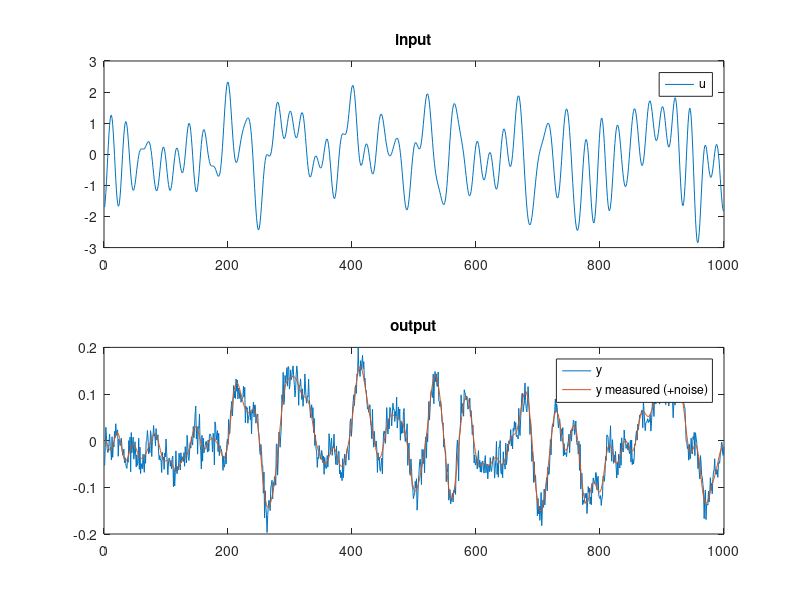
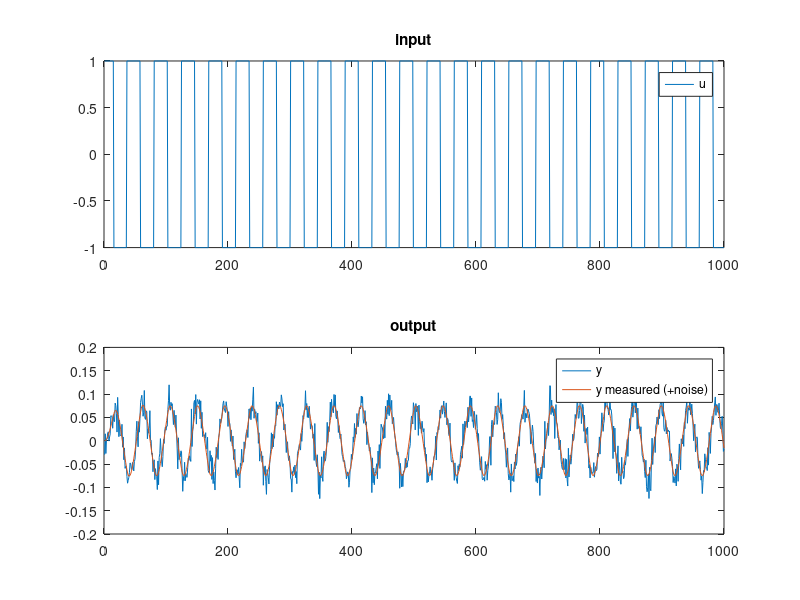
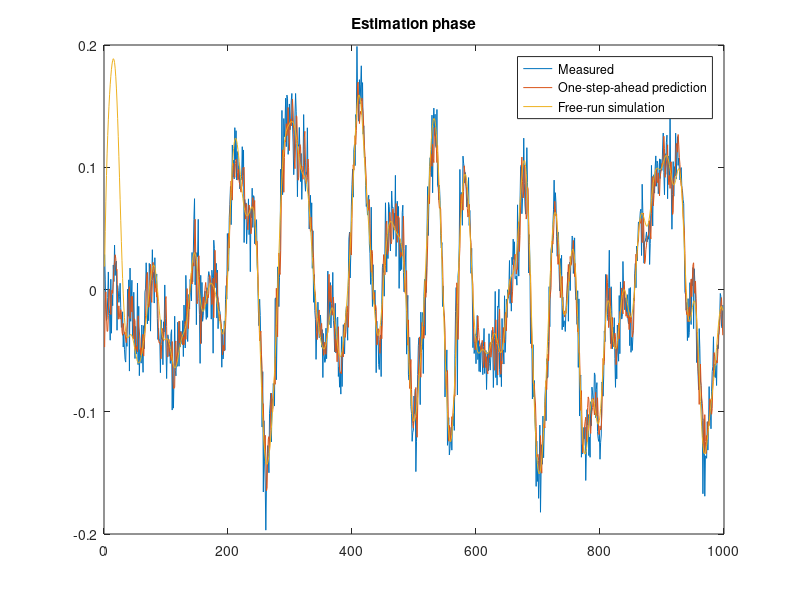
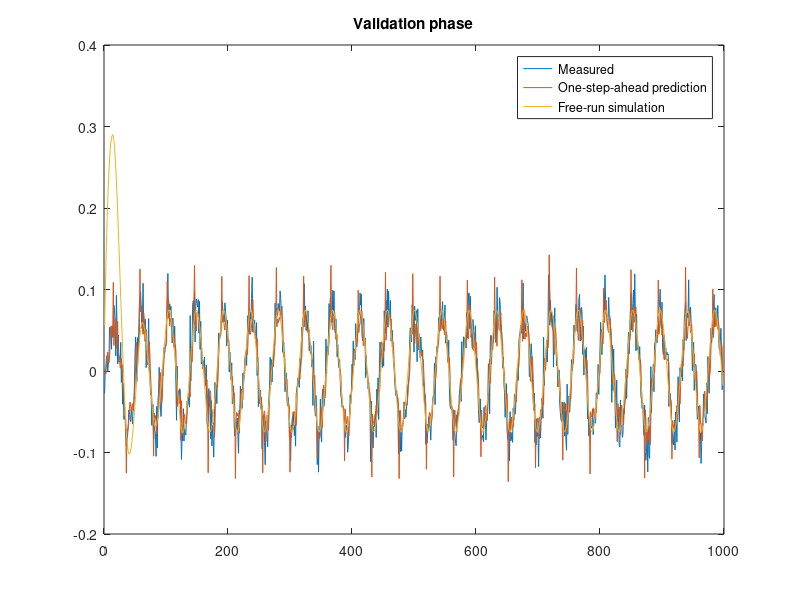

Recreate these plots in MATLAB, in order. (Note: this script raises an error after producing the figures.)
% MEC 2015 System identification
% Prof Helon Ayala

% 01_MQB

clc
clear
close all
rng(1) % permite reproducibilidade

load utra % training data created (multisine)

% ---- code begins

%% - generate artificial data
% spring-mass-damper system
th = [-1.895 0.9048 0.0004833 0.0004675]'; % true vector of parameters

% simulation parameters
N = 1000; % simulation steps
t = (1:N)'; % time vector
sig = 0.02; % noise corrupting measurements

% ESTIMATION
u = utra;
y = zeros(N,1);
for k=3:N
    y(k) = -th(1)*y(k-1) + -th(2)*y(k-2) + th(3)*u(k-1) + th(4)*u(k-2);
end
UTRA = u;
YTRA = y + sig*randn(N,1);

% plot training data
figure
subplot(2,1,1)
plot(t,UTRA)
title('input')
legend('u');
subplot(2,1,2)
plot(t,[YTRA y])
title('output')
legend('y','y measured (+noise)');

% VALIDATION
uamp = 1;
yr = 0.05;
u = uamp*ones(N,1);
y = zeros(N,1);
for k=3:N
    if y(k-1) >=  yr
        u(k) = -uamp;
    elseif y(k-1) <=  -yr
        u(k) = uamp;
    else
        u(k) = u(k-1);        
    end
    y(k) = -th(1)*y(k-1) + -th(2)*y(k-2) + th(3)*u(k-1) + th(4)*u(k-2);
end
UVAL = u;
YVAL = y + sig*randn(N,1);

% plot validation data
figure
subplot(2,1,1)
plot(t,UVAL)
title('input')
legend('u');
subplot(2,1,2)
plot(t,[YVAL y])
title('output')
legend('y','y measured (+noise)');

%% - perform identification

% construct regression matrix
%        [  -y(k-1)            -y(k-2)        u(k-1)        u(k-2)     ]
Phi    = [-YTRA(2:end-1)  -YTRA(1:end-2)  UTRA(2:end-1)   UTRA(1:end-2)];
PhiVAL = [-YVAL(2:end-1)  -YVAL(1:end-2)  UVAL(2:end-1)   UVAL(1:end-2)]; % only for validation
Y1 = YTRA(3:end); % targets
Y2 = YVAL(3:end); % targets

% estimate parameters:
th_hat = (Phi'*Phi)^(-1)*Phi'*Y1; % batch least squares

% one step ahead prediction
yhat_TRA_OSA = Phi*th_hat;
yhat_VAL_OSA = PhiVAL*th_hat;

% free run simulation
yhat_TRA_FR = zeros(N,1);
yhat_VAL_FR = zeros(N,1);
yhat_TRA_FR(1:2) = YTRA(1:2); % initialize with measurements
yhat_VAL_FR(1:2) = YVAL(1:2); % initialize with measurements
for k=3:N
    yhat_TRA_FR(k) = -th(1)*yhat_TRA_FR(k-1) + -th(2)*yhat_TRA_FR(k-2) + th(3)*UTRA(k-1) + th(4)*UTRA(k-2);
    yhat_VAL_FR(k) = -th(1)*yhat_VAL_FR(k-1) + -th(2)*yhat_VAL_FR(k-2) + th(3)*UVAL(k-1) + th(4)*UVAL(k-2);
end
yhat_TRA_FR = yhat_TRA_FR(3:end); % remove measurements
yhat_VAL_FR = yhat_VAL_FR(3:end); % remove measurements
%% plot predictions
figure
plot([Y1 yhat_TRA_OSA yhat_TRA_FR])
title('Estimation phase')
legend('Measured','One-step-ahead prediction','Free-run simulation')

figure
plot([Y2 yhat_VAL_OSA yhat_VAL_FR])
title('Validation phase')
legend('Measured','One-step-ahead prediction','Free-run simulation')

%% plot residuals
figure
plot([Y1-yhat_TRA_OSA Y1-yhat_TRA_FR])
title('Residual in estimation phase')
legend('One-step-ahead prediction','Free-run simulation')

figure
plot([Y2-yhat_VAL_OSA Y2-yhat_VAL_FR])
title('Residual in validation phase')
legend('One-step-ahead prediction','Free-run simulation')


%% calculate metrics
R2_TRA_OSA = mult_corr(Y1,yhat_TRA_OSA);
R2_VAL_OSA = mult_corr(Y2,yhat_VAL_OSA);
R2_TRA_FR  = mult_corr(Y1,yhat_TRA_FR);
R2_VAL_FR  = mult_corr(Y2,yhat_VAL_FR);

fprintf('R2 obtained (1 is perfect) \n')
fprintf('R2_TRA_OSA \t R2_VAL_OSA \t R2_TRA_FR \t R2_VAL_FR\n')
fprintf('%0.4f \t\t %0.4f \t\t %0.4f \t %0.4f\n',R2_TRA_OSA,R2_VAL_OSA,R2_TRA_FR,R2_VAL_FR)


%% correlation based tests
plot_xcorrel(Y1-yhat_TRA_OSA,UTRA(3:end))
